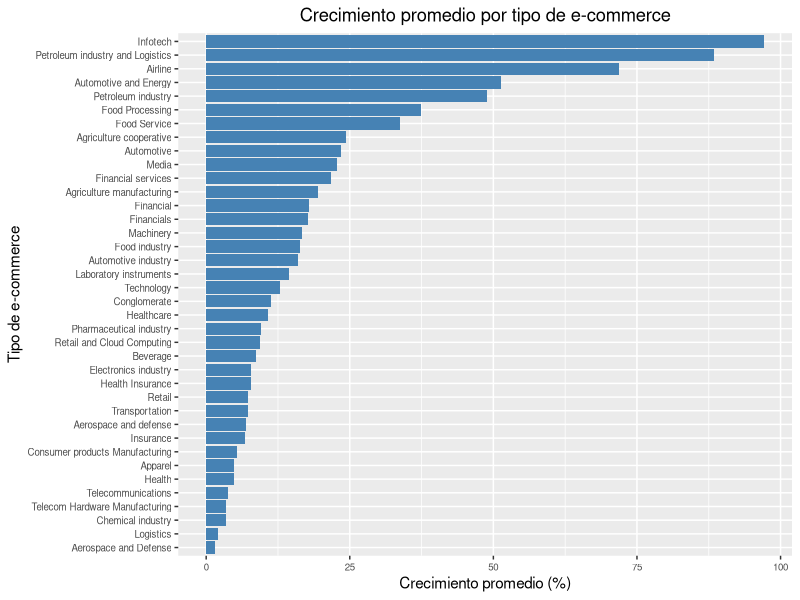
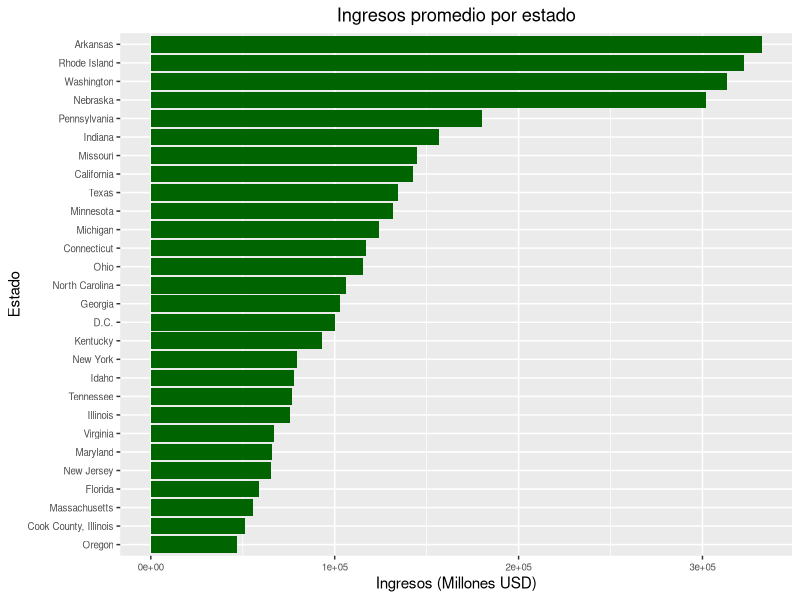
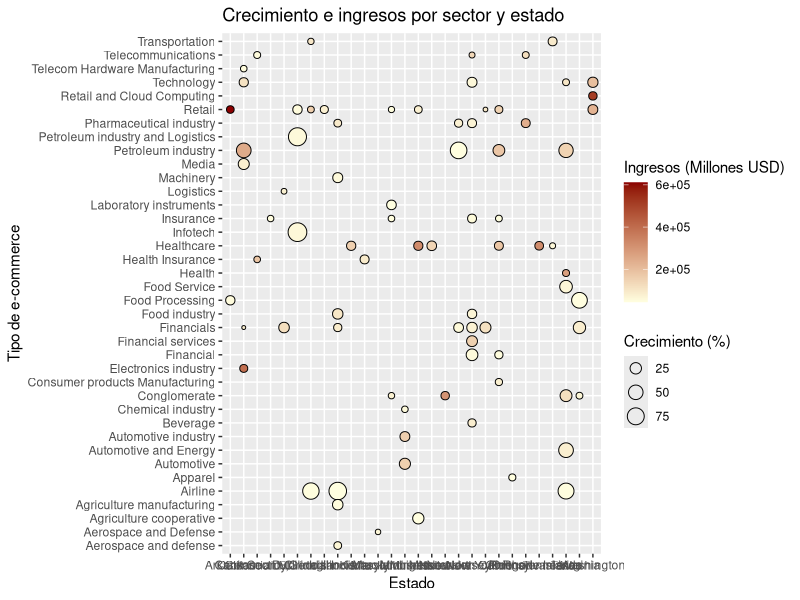

Write the R code that produced these figures, in order.
## ---- chunk 1
library(readr)
library(tidyverse)
library(ggplot2)
library(dplyr)
knitr::opts_chunk$set(echo = TRUE)
## ---- chunk 2
data <- read_csv("usa_online_shopping.csv")

#Vista general de datos
glimpse(data)
summary(data)
## ---- chunk 3
#Convertir el porcentaje de crecimiento a número ya que se encuentra como string y Crear una nueva columna solo con el estado (omitiendo la ciudad)
data <- data %>%
  mutate(GrowthRate = as.numeric(str_replace(`Revenue growth`,"%","")),State = str_trim(str_extract(`Headquarters`, "(?<=, ).*"))) 

#Revisar si hay NAs
sum(is.na(data$GrowthRate))
## ---- chunk 4
#Obtener un arreglo con el promedio de crecimiento por sector
growth_by_sector <- data %>%
  group_by(`Industry`) %>%
  summarise(
    avg_growth=mean(GrowthRate, na.rm = TRUE),
    Num_Comanies = n()
  ) %>%
  arrange(desc(avg_growth))

#Graficar el promedio de crecimiento por sector
ggplot(growth_by_sector, aes(x = reorder(`Industry`, avg_growth), y = avg_growth)) +
  geom_col(fill = "steelblue") +
  coord_flip() +
  labs(title = "Crecimiento promedio por tipo de e-commerce",
       x = "Tipo de e-commerce",
       y = "Crecimiento promedio (%)") + 
  theme(axis.text.y = element_text(size = 7), axis.text.x = element_text(size = 7),
        plot.title = element_text(hjust=0.5))
## ---- chunk 5
#Calcular ingresos y crecimiento por estado 
geo_summary <- data %>%
  group_by(`State`) %>%
  summarise(
    avg_revenue = mean(`Revenue (USD millions)`, na.rm = TRUE),
    avg_growth = mean(GrowthRate, na.rm = TRUE),
    Num_Companies = n()
  ) %>%
  arrange(desc(avg_revenue))

#Graficar para visualizar los estados con mayores ingresos
ggplot(geo_summary, aes(x = reorder(`State`, avg_revenue), y = avg_revenue)) +
  geom_col(fill = "darkgreen") +
  coord_flip() +
  labs(title = "Ingresos promedio por estado",
       x = "Estado",
       y = "Ingresos (Millones USD)") +
  theme(axis.text.y = element_text(size = 7), axis.text.x = element_text(size = 7),
        plot.title = element_text(hjust=0.5))
## ---- chunk 6
#Obtener el cruce 
sector_geo <- data %>%
  group_by(`State`, `Industry`) %>%
  summarise(
    avg_growth = mean(GrowthRate, na.rm = TRUE),
    avg_revenue = mean(`Revenue (USD millions)`, na.rm = TRUE),
    Num_Companies = n()
  ) %>%
  arrange(desc(avg_growth))

#Grafica de dispersión 
ggplot(sector_geo, aes(x = `State`, y =  `Industry`, size = avg_growth, fill = avg_revenue)) +
  geom_point(shape = 21, color = "black") +
  scale_fill_gradient(low = "lightyellow", high = "darkred") +
  labs(title = "Crecimiento e ingresos por sector y estado",
       x = "Estado",
       y = "Tipo de e-commerce",
       size = "Crecimiento (%)",
       fill = "Ingresos (Millones USD)") 
  theme_minimal()
